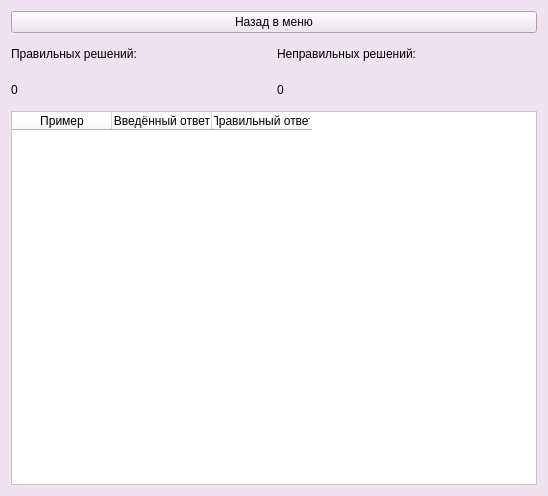
<?xml version="1.0" encoding="UTF-8"?>
<ui version="4.0">
 <class>Form</class>
 <widget class="QWidget" name="Form">
  <property name="geometry">
   <rect>
    <x>0</x>
    <y>0</y>
    <width>548</width>
    <height>496</height>
   </rect>
  </property>
  <property name="windowTitle">
   <string>Form</string>
  </property>
  <property name="styleSheet">
   <string notr="true">background-color: rgb(238, 227, 238);</string>
  </property>
  <layout class="QGridLayout" name="gridLayout">
   <item row="1" column="0">
    <layout class="QGridLayout" name="gridLayout_3">
     <item row="0" column="1">
      <widget class="QLabel" name="wrong_label">
       <property name="minimumSize">
        <size>
         <width>0</width>
         <height>30</height>
        </size>
       </property>
       <property name="text">
        <string>Неправильных решений:</string>
       </property>
      </widget>
     </item>
     <item row="1" column="0">
      <widget class="QLabel" name="correct">
       <property name="minimumSize">
        <size>
         <width>0</width>
         <height>30</height>
        </size>
       </property>
       <property name="text">
        <string>0</string>
       </property>
      </widget>
     </item>
     <item row="0" column="0">
      <widget class="QLabel" name="correct_label">
       <property name="minimumSize">
        <size>
         <width>0</width>
         <height>30</height>
        </size>
       </property>
       <property name="text">
        <string>Правильных решений:</string>
       </property>
      </widget>
     </item>
     <item row="1" column="1">
      <widget class="QLabel" name="wrong">
       <property name="minimumSize">
        <size>
         <width>0</width>
         <height>30</height>
        </size>
       </property>
       <property name="text">
        <string>0</string>
       </property>
      </widget>
     </item>
    </layout>
   </item>
   <item row="2" column="0">
    <widget class="QTableWidget" name="tableWidget">
     <property name="autoFillBackground">
      <bool>false</bool>
     </property>
     <property name="styleSheet">
      <string notr="true">background-color: rgb(255, 255, 255);
</string>
     </property>
     <property name="sizeAdjustPolicy">
      <enum>QAbstractScrollArea::AdjustToContents</enum>
     </property>
     <property name="editTriggers">
      <set>QAbstractItemView::NoEditTriggers</set>
     </property>
     <property name="dragEnabled">
      <bool>true</bool>
     </property>
     <property name="defaultDropAction">
      <enum>Qt::IgnoreAction</enum>
     </property>
     <property name="wordWrap">
      <bool>true</bool>
     </property>
     <attribute name="horizontalHeaderCascadingSectionResizes">
      <bool>true</bool>
     </attribute>
     <attribute name="verticalHeaderVisible">
      <bool>false</bool>
     </attribute>
     <attribute name="verticalHeaderHighlightSections">
      <bool>false</bool>
     </attribute>
     <column>
      <property name="text">
       <string>Пример</string>
      </property>
     </column>
     <column>
      <property name="text">
       <string>Введённый ответ</string>
      </property>
     </column>
     <column>
      <property name="text">
       <string>Правильный ответ</string>
      </property>
     </column>
    </widget>
   </item>
   <item row="0" column="0">
    <widget class="QPushButton" name="backButton">
     <property name="text">
      <string>Назад в меню</string>
     </property>
    </widget>
   </item>
  </layout>
 </widget>
 <resources/>
 <connections/>
</ui>
